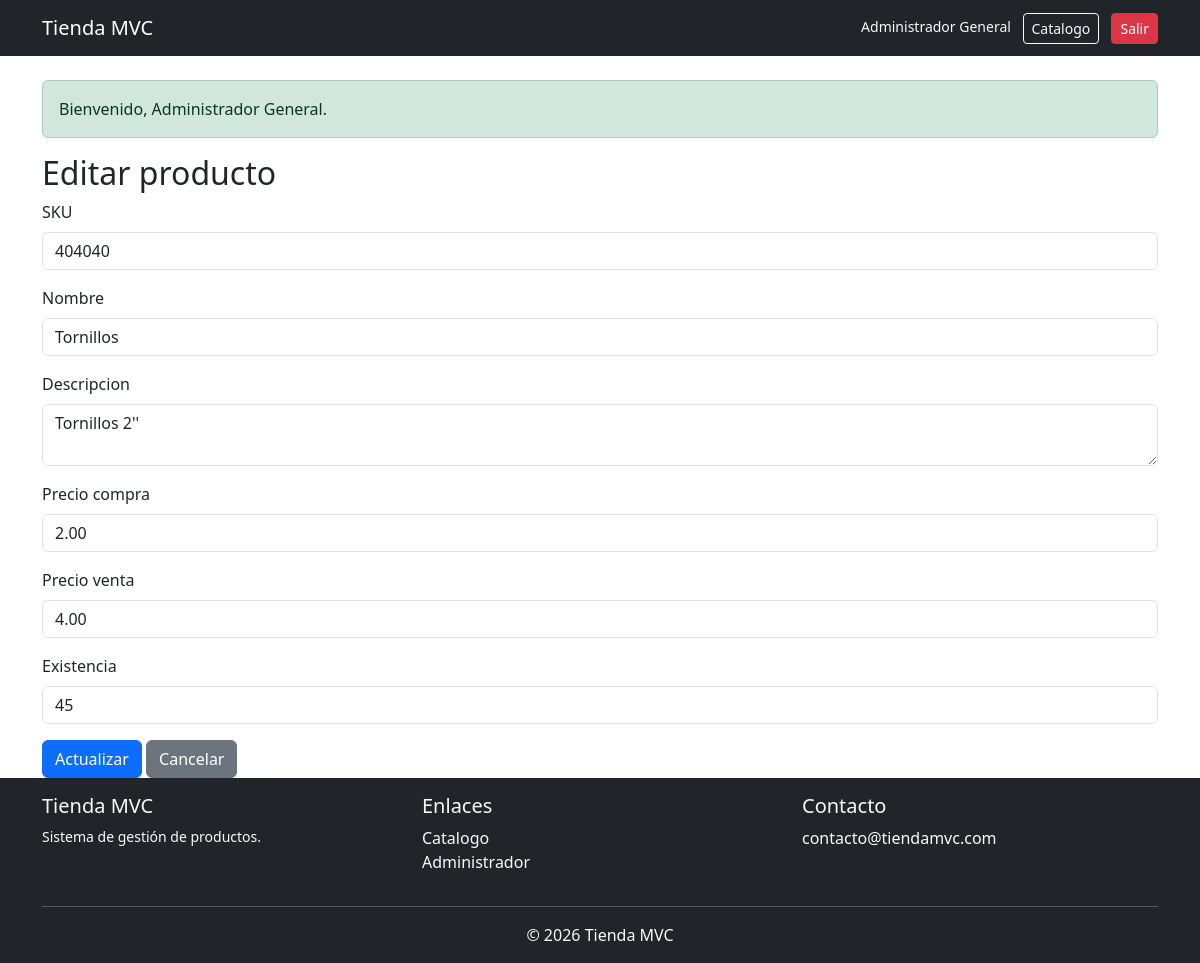
The page /index.php?route=productos/edit&id=1 (signed in) on the database its author committed.
### tables this page shows
CREATE TABLE `productos` (
  `id` int(11) NOT NULL,
  `sku` varchar(50) NOT NULL,
  `nombre` varchar(100) NOT NULL,
  `descripcion` text NOT NULL,
  `precio_compra` decimal(10,2) NOT NULL,
  `precio_venta` decimal(10,2) NOT NULL,
  `existencia` int(11) NOT NULL DEFAULT 0,
  `created_at` timestamp NOT NULL DEFAULT current_timestamp(),
  `updated_at` timestamp NOT NULL DEFAULT current_timestamp() ON UPDATE current_timestamp()
);

### controllers/ProductoController.php (called while the page is built, shortened)
<?php
    class ProductoController {
        private ProductoModel $productoModel;
        public function __construct()
        {
            $this->productoModel = new ProductoModel();
        }
        public function edit(): void {
            $id = (int)($_GET['id'] ?? 0);
            $producto = $this->productoModel->obtenerPorId($id);
            require_once __DIR__ . '/../views/productos/edit.php';
        }
    }
?>

### config/Autoload.php (called while the page is built, shortened)
<?php
    spl_autoload_register(function ($class) {
        $baseDir = __DIR__ . '/../';
        $class = str_replace('\\', '/', $class);
        $parts = explode('/', $class);
        if (!empty($parts)) {
            $parts[0] = strtolower($parts[0]);
        }
        $file = $baseDir . implode('/', $parts) . '.php';
    });
?>

### config/Database.php (called while the page is built, shortened)
<?php
    class Database {
        private string $host = 'localhost';
        private string $dbName = 'tienda_mvc';
        private string $username = 'root';
        private string $password = '';
        private string $charset = 'utf8mb4';
        public function connect(): PDO {
            try {
                $dsn = "mysql:host={$this->host};dbname={$this->dbName};charset={$this->charset}";
                $pdo = new PDO($dsn, $this->username, $this->password);
                $pdo->setAttribute(PDO::ATTR_ERRMODE, PDO::ERRMODE_EXCEPTION);
                $pdo->setAttribute(PDO::ATTR_DEFAULT_FETCH_MODE, PDO::FETCH_ASSOC);
                return $pdo;
            } catch (PDOException $e) {
                die('Error de conexion: ' . $e->getMessage());
            }
        }
    }
?>

### models/ProductoModel.php (called while the page is built, shortened)
<?php
    class ProductoModel {
        private PDO $conexion;
        public function __construct()
        {
            $db = new Database();
            $this->conexion = $db->connect();
        }
        public function obtenerPorId(int $id): ?array {
            try {
                $sql = 'SELECT * FROM productos WHERE id = :id LIMIT 1';
                $stmt = $this->conexion->prepare($sql);
                $stmt->bindParam(':id', $id, PDO::PARAM_INT);
                $stmt->execute();
                $producto = $stmt->fetch();
                return $producto ?: null;
            } catch (PDOException $e) {
                return null;
            }
        }
    }
?>

### views/productos/edit.php (the view, shortened to what this page needs)
<?php require_once __DIR__ . '/../../layouts/header.php'; ?>
<h2>Editar producto</h2>
<form action="index.php?route=productos/update" method="POST">
    <div class="mb-3">
        <label class="form-label">SKU</label>
        <input type="text" name="sku" class="form-control" value="<?= htmlspecialchars($producto['sku']); ?>" required>
    </div>
    <div class="mb-3">
        <label class="form-label">Nombre</label>
        <input type="text" name="nombre" class="form-control" value="<?= htmlspecialchars($producto['nombre']); ?>" required>
    </div>
    <div class="mb-3">
        <label class="form-label">Descripcion</label>
        <textarea name="descripcion" class="form-control" required><?= htmlspecialchars($producto['descripcion']); ?></textarea>
    </div>
    <div class="mb-3">
        <label class="form-label">Precio compra</label>
        <input type="number" step="0.01" name="precio_compra" class="form-control" value="<?= htmlspecialchars($producto['precio_compra']); ?>" required>
    </div>
    <div class="mb-3">
        <label class="form-label">Precio venta</label>
        <input type="number" step="0.01" name="precio_venta" class="form-control" value="<?= htmlspecialchars($producto['precio_venta']); ?>" required>
    </div>
    <div class="mb-3">
        <label class="form-label">Existencia</label>
        <input type="number" name="existencia" class="form-control" value="<?= (int)$producto['existencia']; ?>" required>
    </div>
    <button type="submit" class="btn btn-primary">Actualizar</button>
    <a href="index.php?route=productos" class="btn btn-secondary">Cancelar</a>
</form>
<?php require_once __DIR__ . '/../../layouts/footer.php'; ?>

### rows shown on the page
productos: sku "404040", nombre "Tornillos", descripcion "Tornillos 2''", precio_compra "2.00", precio_venta "4.00", existencia "45"

### other values the page prints
$_SESSION['admin']['nombre_completo'] "Administrador General"
$_SESSION['success'] "Bienvenido, Administrador General."
